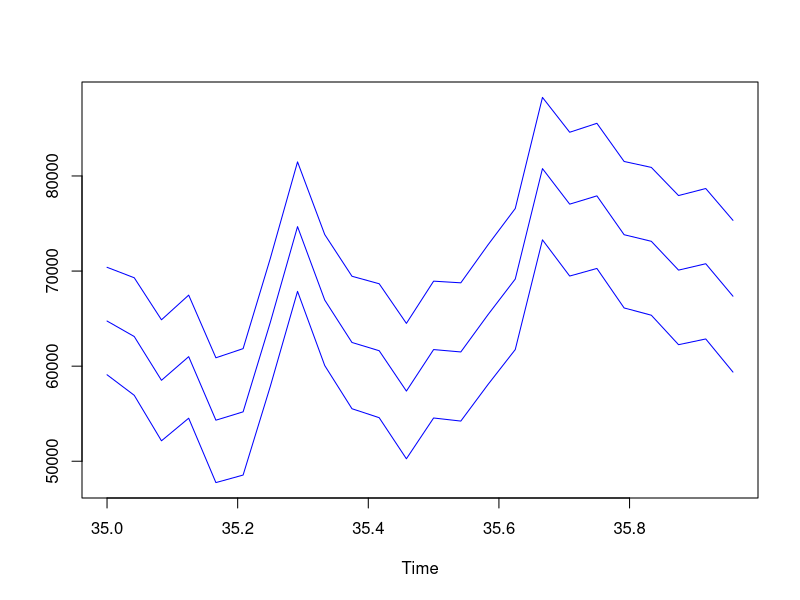

The R source for this figure:
#Esimerkki useamman kausidifferoinnin (viipeet L1 ja L2) mallin rakentamisesta

#Luetaan sähkönkulutus- ja lämpötiladata, hypätään headerrivin yli
eletemp = read.table(file = "sahko.csv", sep = ";", dec = ",", skip = 1)

#Sähkönkulutus aikasarjaksi
ele = ts(eletemp[[1]][1:816], start = 1, frequency = 24)

L1 = 168
L2 = 24
#Ensimmäinen kausidifferointi L1:llä
dele168 = diff(ele, lag = L1, differences = 1)

#Estimoidaan SARIMA-malli kausivaihtelun jaksonpituudella L2, mallin muut parametrit vedetty hatusta
malli = arima(dele168, order = c(1,1,1), seasonal = list(order = c(1,1,1), period = L2), method = "CSS")
enne = predict(malli, n.ahead = 24)

#Integroidaan for-loopilla ennuste ja luottamusvälit kausivaihtelun pituudella L1
ennuste = c(1:24)
clyla = c(1:24)
clala = c(1:24)
for (x in c(1:24)) {
	ennuste[x] = ele[816-L1+x] + enne$pred[x]
	clyla[x] = ennuste[x] + 1.96*enne$se[x]
	clala[x] = ennuste[x] - 1.96*enne$se[x]
}

#Tehdään ennusteesta aikasarja ja plotataan
ennuste = ts(ennuste, start = c(35,1), frequency = 24)
clyla = ts(clyla, start = c(35,1), frequency = 24)
clala = ts(clala, start = c(35,1), frequency = 24)
ts.plot(ennuste, clyla, clala, col = c("blue", "blue", "blue"))